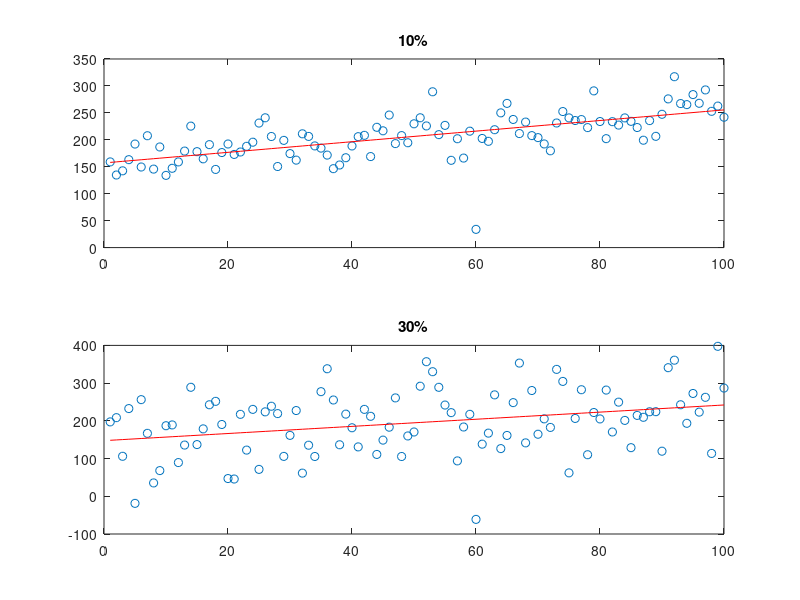

Reproduce this figure in MATLAB.
clc
clear all
close all
%%
load data_exer1_10.txt
load data_exer1_30.txt

x = data_exer1_10(:,1);
d = data_exer1_10(:,2);

G = [80*ones(size(x,1),1) x];
m = inv(G'*G)*G'*d;

dest=80*m(1)+m(2)*x;

subplot(2,1,1)
plot(x,d,'o')
hold on
plot(x,dest,'r')
title('10%')

Gg = inv(G'*G)*G';
e=0.1;
sigma=(mean(d)*e)^2;
sigma=std(d);
sigma=1;
Cov = sigma^2*Gg*Gg';
U = Cov*m;
S(1) = sqrt(Cov(1,1));
S(2) = sqrt(Cov(2,2));

sprintf('%d +/- %d',m(1),3*(S(1)))
sprintf('%d +/- %d',m(2),3*(S(2)))

%%
x = data_exer1_30(:,1);
d = data_exer1_30(:,2);

G = [80*ones(size(x,1),1) x];
m = inv(G'*G)*G'*d;

dest=80*m(1)+m(2)*x;

subplot(2,1,2)
plot(x,d,'o')
hold on
plot(x,dest,'r')
title('30%')

Gg = inv(G'*G)*G';
e=0.3;
sigma=(mean(d)*e)^2;
sigma=std(d);
sigma=1;
Cov = sigma^2*Gg*Gg';
U = Cov*m;
S(1) = sqrt(Cov(1,1));
S(2) = sqrt(Cov(2,2));

sprintf('%d +/- %d',m(1),3*(S(1)))
sprintf('%d +/- %d',m(2),3*(S(2)))
